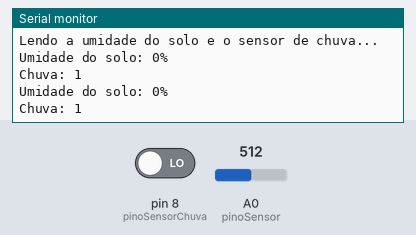
Simulated run of this sketch. Board: Arduino Uno, built with avr-gcc and run on an emulated ATmega328P. Parts: the last lines printed to the serial monitor. The test bench sets the inputs (shaded band); at power-on: A0 (pinoSensor) = 512, pin 8 (pinoSensorChuva) LOW.

Above: at 2.2 s.
2.3 s: A0 (pinoSensor) set to 306
At 3.6 s:
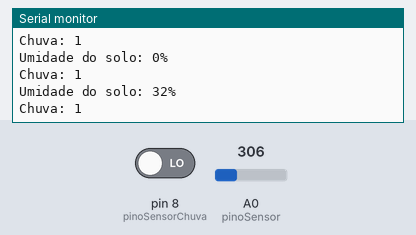
3.8 s: pin 8 (pinoSensorChuva) driven HIGH
At 4.6 s:
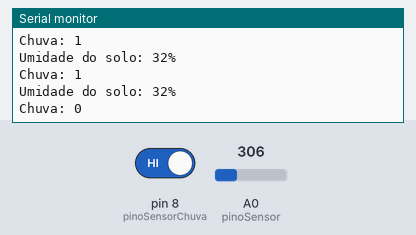
5.3 s: A0 (pinoSensor) set to 122
At 6.8 s:
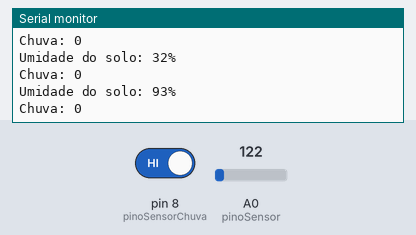
Timing chart, 0 to 8.3 s (numbered marks = the images above; inputs shaded):
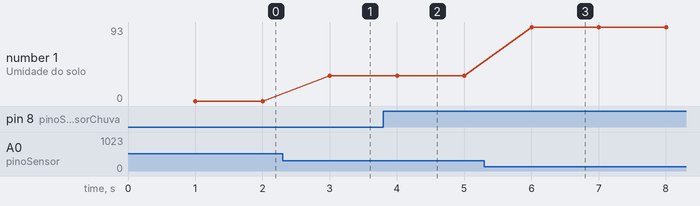

Measured:
- after the input at 2.3 s, the serial monitor: prints a new line after 0.70 s (image 1)
- after the input at 3.8 s, the serial monitor: prints a new line after 0.23 s (image 2)
- after the input at 5.3 s, the serial monitor: prints a new line after 0.70 s (image 3)
- plotted number 1: 0 → 32 after the input at 2.3 s, 32 → 93 after the input at 5.3 s

The sketch:

SENSORES_Umidade_Chuva.ino
```cpp
const int pinoSensor = A0;  // Pino utilizado pelo sensor
const int pinoSensorChuva = 8;  // Pino digital conectado ao sensor de chuva

int valorLido;  // Variável que armazena o percentual de umidade do solo

int analogSoloSeco = 400;
;  // Valor medido com o solo seco (ajuste conforme necessário)
int analogSoloMolhado = 100;  // Valor medido com o solo molhado (ajuste conforme necessário)
int percSoloSeco = 0;  // Menor percentual do solo seco (0% - não alterar)
int percSoloMolhado = 100;  // Maior percentual do solo molhado (100% - não alterar)

void setup() {
  Serial.begin(9600);  // Inicializa a comunicação serial
  pinMode(pinoSensorChuva, INPUT);  // Configura o pino do sensor de chuva como entrada
  Serial.println("Lendo a umidade do solo e o sensor de chuva...");
  delay(1000);  // Intervalo de 1 segundo
}

void loop() {
  valorLido = constrain(analogRead(pinoSensor), analogSoloMolhado, analogSoloSeco);  // Mantém valorLido dentro do intervalo
  valorLido = map(valorLido, analogSoloMolhado, analogSoloSeco, percSoloMolhado, percSoloSeco);  // Executa a função "map" de acordo com os parâmetros passados

  int sensorChuva = digitalRead(pinoSensorChuva);  // Lê o valor do sensor de chuva

  Serial.print("Umidade do solo: ");
  Serial.print(valorLido);
  Serial.println("%");

  if (sensorChuva == HIGH) {
    //Serial.println("Chovendo");
    Serial.println("Chuva: 0");
  } else {
    //Serial.println("Sem chuva");
    Serial.println("Chuva: 1");
  }

  Serial.println();
  delay(1000);  // Intervalo de 1 segundo
}
```
